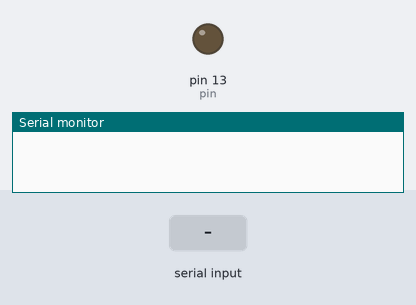
This sketch was run on a simulated Arduino Uno, built with avr-gcc and run on an emulated ATmega328P. Shown: output pins drawn as LEDs (lit = HIGH), the last lines printed to the serial monitor. The test bench sets the inputs (shaded band).

Above: at 1.2 s.
1.3 s: "encender" received over Serial
At 3.5 s:
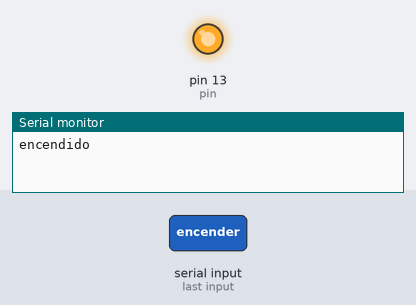
3.8 s: "apagar" received over Serial
At 5.4 s:
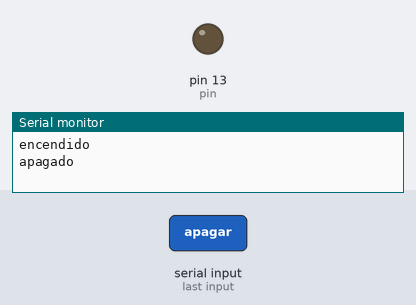
Timing chart, 0 to 6.9 s (numbered marks = the images above; inputs shaded):
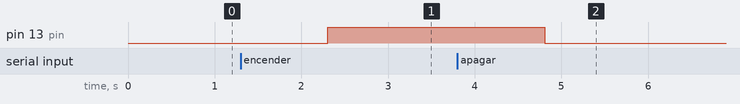

Measured:
- after the input at 1.3 s, pin 13 (pin): LOW → HIGH after 1.0 s
- after the input at 3.8 s, pin 13 (pin): HIGH → LOW after 1.0 s

The sketch:

Guion-6.ino
```cpp
String comando;
int pin = 13;

void setup() {
  // put your setup code here, to run once:
  Serial.begin(9600);
  // Pin 13 como salida
  pinMode(pin, OUTPUT);


}

void loop() {
  // put your main code here, to run repeatedly:
  while (Serial.available() == 0) { }  // Esperar ...

  comando = Serial.readString();

  if(comando.equals("encender")) {
    Serial.println("encendido");
    digitalWrite(pin, HIGH);

  } else if (comando.equals("apagar")) {
    Serial.println("apagado");
    digitalWrite(pin, LOW);
  }

}
```
